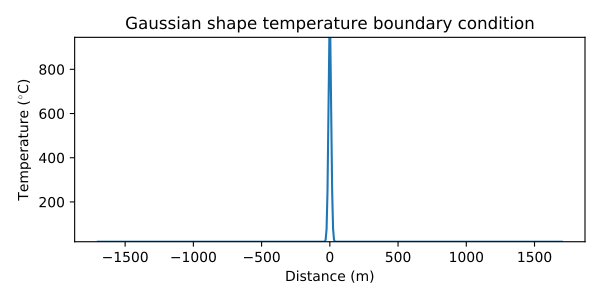

Source code (Python):
xmin,xmax=-1700,1700
Tmin,Tmax=20,1000
wGauss,x0=10,0
fig=plt.figure(figsize=(6,3))
ax=plt.gca()
x=np.linspace(xmin,xmax,500)
y=Tmin+(Tmax-Tmin)*np.exp(-(x-x0)*(x-x0)/(2*wGauss*wGauss))
ax.plot(x,y)
ax.set_ylabel('Temperature ($^{\circ}$C)')
ax.set_xlabel('Distance (m)')
ax.set_title('Gaussian shape temperature boundary condition')
ax.set_ylim(y.min(),y.max())
plt.tight_layout()
plt.show()
